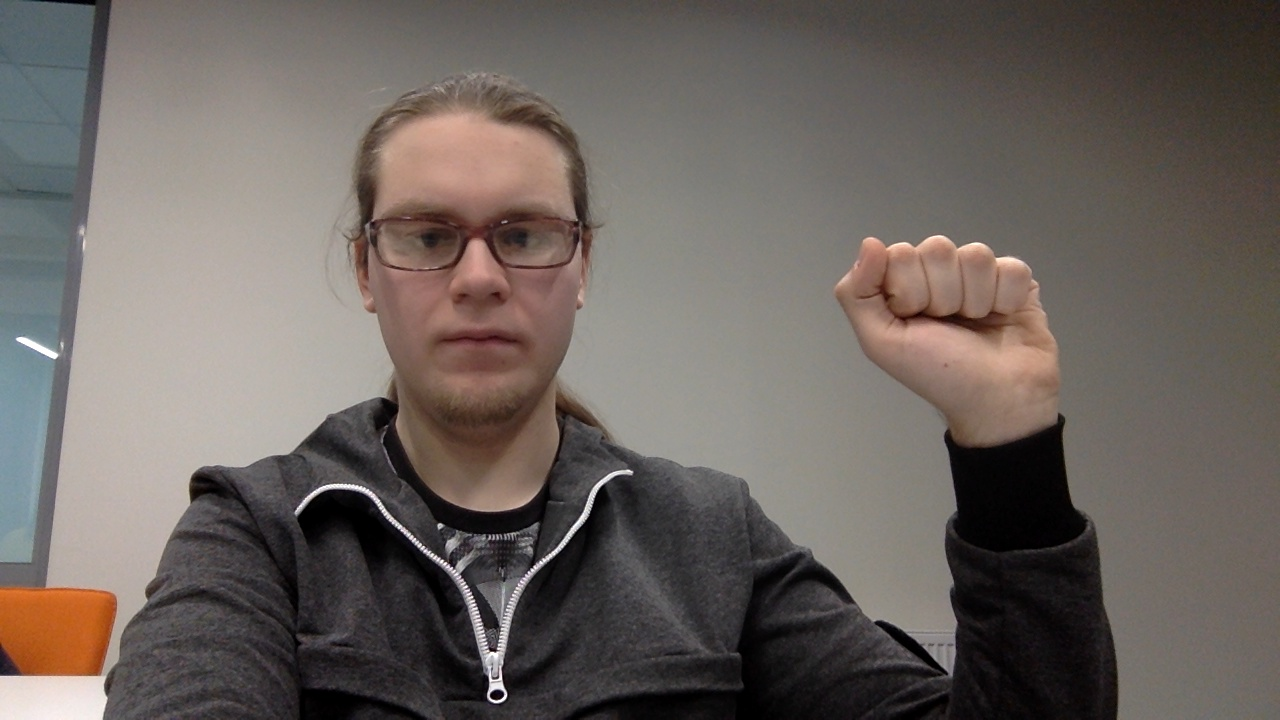
#> input picture test_images/hand_fist.jpg, 1280 x 720 px
$ python -i find_contours.py   (imports and definitions only)
#> lines starting #> are read from the running program, lines starting #| are printed output that depends on the picture; after the words box and inside, x2 and y2 are one past the last pixel; in counts of white or black regions, pixels touching at a corner belong together
#> further down, picture is the input picture: shape (720, 1280, 3); mean B, G, R 94.4, 99.3, 107.4
import cv2
import numpy as np


def find_contours(img_hand):
    gray = cv2.cvtColor(img_hand, cv2.COLOR_BGR2GRAY)
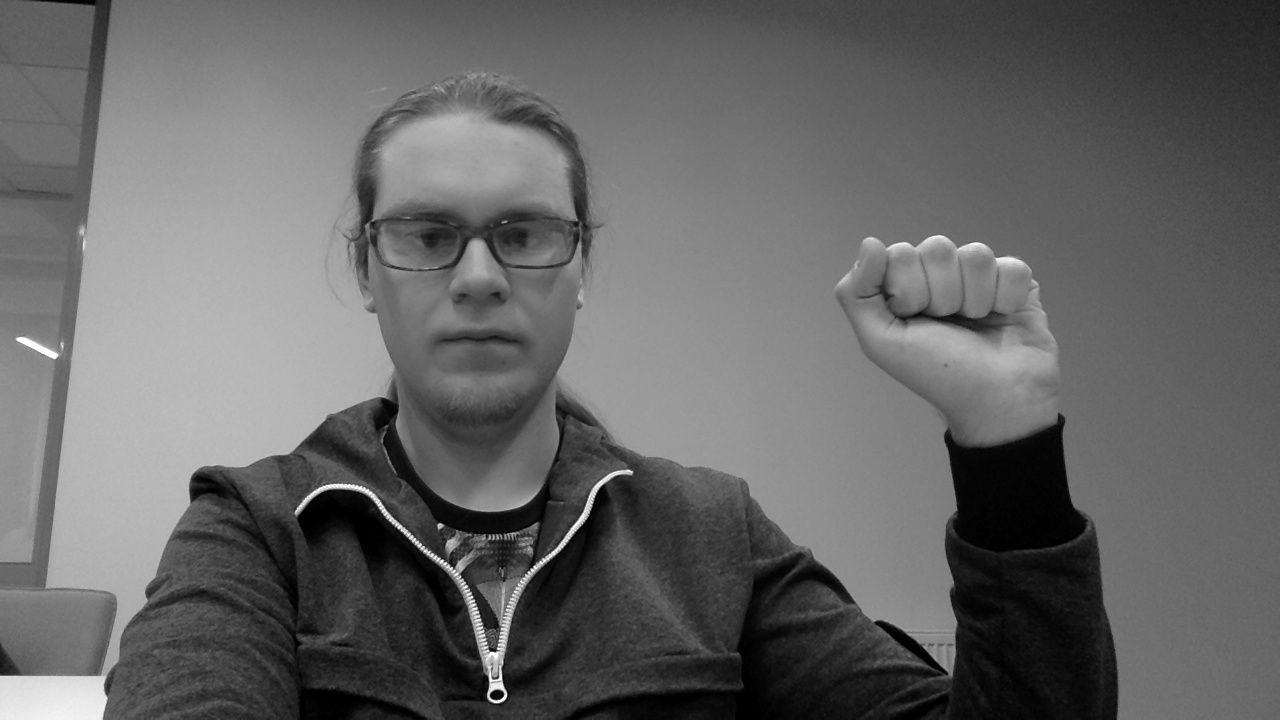
#> gray: shape (720, 1280); min 0, max 255, mean 101.2
    blur = cv2.GaussianBlur(gray, (7, 7), 2)
    ret2, thresh1 = cv2.threshold(blur, 70, 220, cv2.THRESH_BINARY_INV + cv2.THRESH_OTSU)
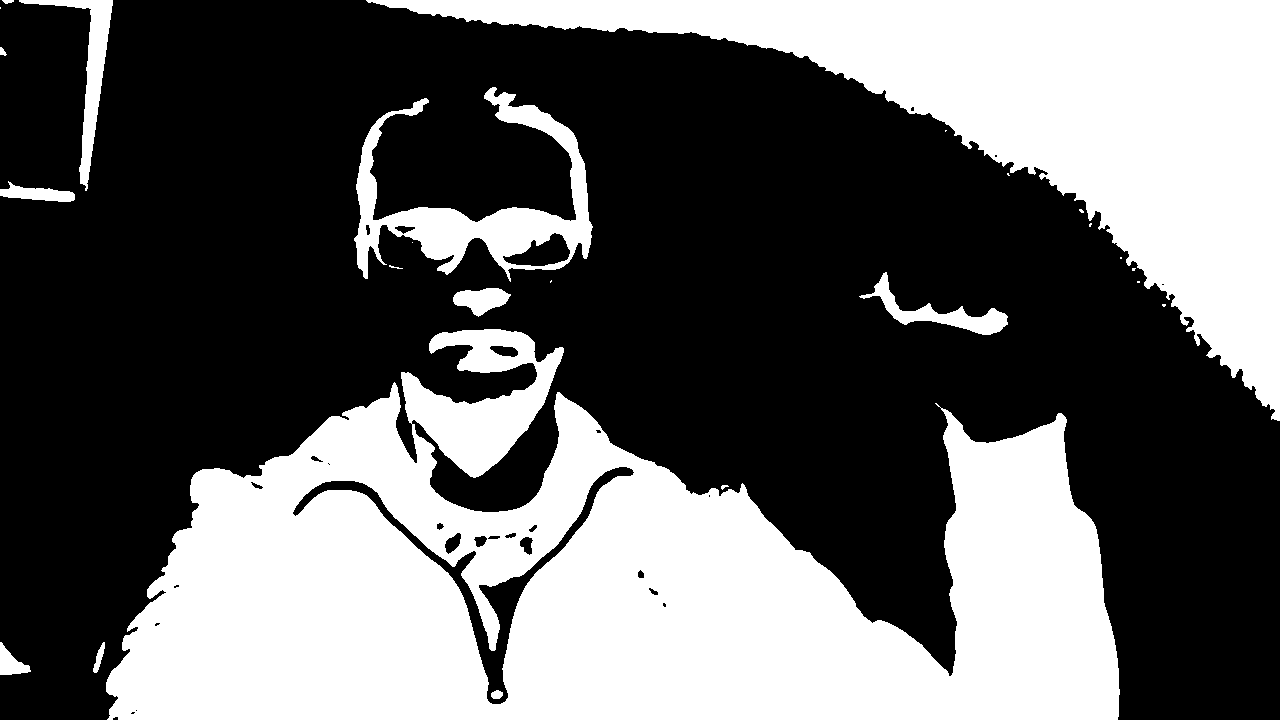
#> thresh1: shape (720, 1280); values 0 (black) and 220 (white), 39% white; 25 white regions (11 under 20 px)
#> ret2 = 92

    if thresh1 is not None:
        contours, hierarchy = cv2.findContours(thresh1, cv2.RETR_TREE, cv2.CHAIN_APPROX_SIMPLE)
#> contours = 53 contours, 25 with area under 20; largest, box (x1, y1, x2, y2) and area: (106, 329, 1120, 720) 233448, (366, 0, 1280, 421) 108916, (354, 87, 593, 282) 13881, (292, 466, 635, 705) 6956, (19, 0, 113, 191) 2944
        drawing = np.zeros(img_hand.shape, np.uint8)

        # extract the largest contour
        max_area = 0
        for i in range(len(contours)):
            cnt = contours[i]
            area = cv2.contourArea(cnt)
            if area > max_area:
                max_area = area
                ci = i
#> this loop made 53 passes
#> (area, max_area) on passes 1, 2, 4: (129.5, 129.5), (479.5, 479.5), (233448.5, 233448.5)
#> area on passes 9, 11, 12, 13, 14, 15: 44, 48, 176.5, 43.5, 114, 48
#> after the loop, ci = 3; max_area = 233448.5
        cnt = contours[ci]
#> cnt = contour of 1383 points, box (x1, y1, x2, y2) (106, 329, 1120, 720), area 233448
        hull = cv2.convexHull(cnt)
#> hull = contour of 28 points, box (x1, y1, x2, y2) (106, 329, 1120, 720), area 320776
        moments = cv2.moments(cnt)
#> moments = moments, m00 233448.5, centre m10/m00, m01/m00 = (593.5, 586.8)
        if moments['m00'] != 0:
            cx = int(moments['m10'] / moments['m00'])  # cx = M10/M00
#> cx = 593
            cy = int(moments['m01'] / moments['m00'])  # cy = M01/M00
#> cy = 586

        centr = (cx, cy)
#> centr = (593, 586)
        cv2.circle(img_hand, centr, 5, [0, 0, 255], 2)
#> img_hand: shape (720, 1280, 3); 0.01% of pixels changed, all inside (x1, y1, x2, y2) = (587, 580, 600, 593)
        cv2.drawContours(drawing, [cnt], 0, (0, 255, 0), 2)
        cv2.drawContours(drawing, [hull], 0, (0, 0, 255), 2)
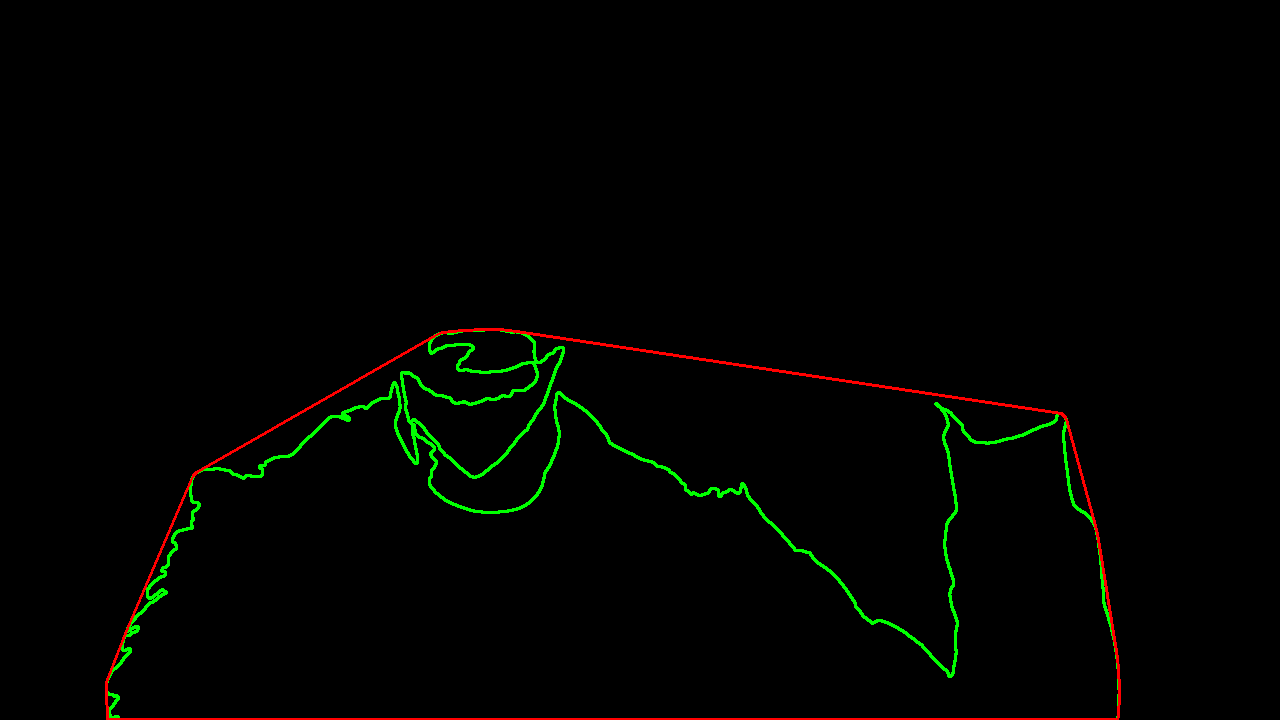
#> drawing: shape (720, 1280, 3); mean of channels 0, 1, 2 0, 2.8, 1.7; drawn as B, G, R

        cnt = cv2.approxPolyDP(cnt, 0.01 * cv2.arcLength(cnt, True), True)
#> cnt = contour of 17 points, box (x1, y1, x2, y2) (106, 350, 1120, 695), area 208158
        hull = cv2.convexHull(cnt, returnPoints=False)
#> hull = [16, 11, 10, 2, 1, 0]

        if cnt.any() and hull.any():
            defects = cv2.convexityDefects(cnt, hull)
#> defects = [[2, 10, 4, 69928], [11, 16, 14, 24084]]
            mind = 0
            maxd = 0
            if defects is not None:
                for i in range(defects.shape[0]):
                    s, e, f, d = defects[i, 0]
                    start = tuple(cnt[s][0])
                    end = tuple(cnt[e][0])
                    far = tuple(cnt[f][0])
                    dist = cv2.pointPolygonTest(cnt, centr, True)
                    cv2.line(img_hand, start, end, [0, 255, 0], 2)
                    cv2.circle(img_hand, far, 5, [0, 0, 255], -1)
#> this loop made 2 passes
#> (s, e, f, d, start, end, far, dist) on passes 1 to 2: (2, 10, 4, 69928, (1061, 413), (560, 361), (949, 676), 101.8), (11, 16, 14, 24084, (429, 350), (196, 472), (416, 463), 101.8)
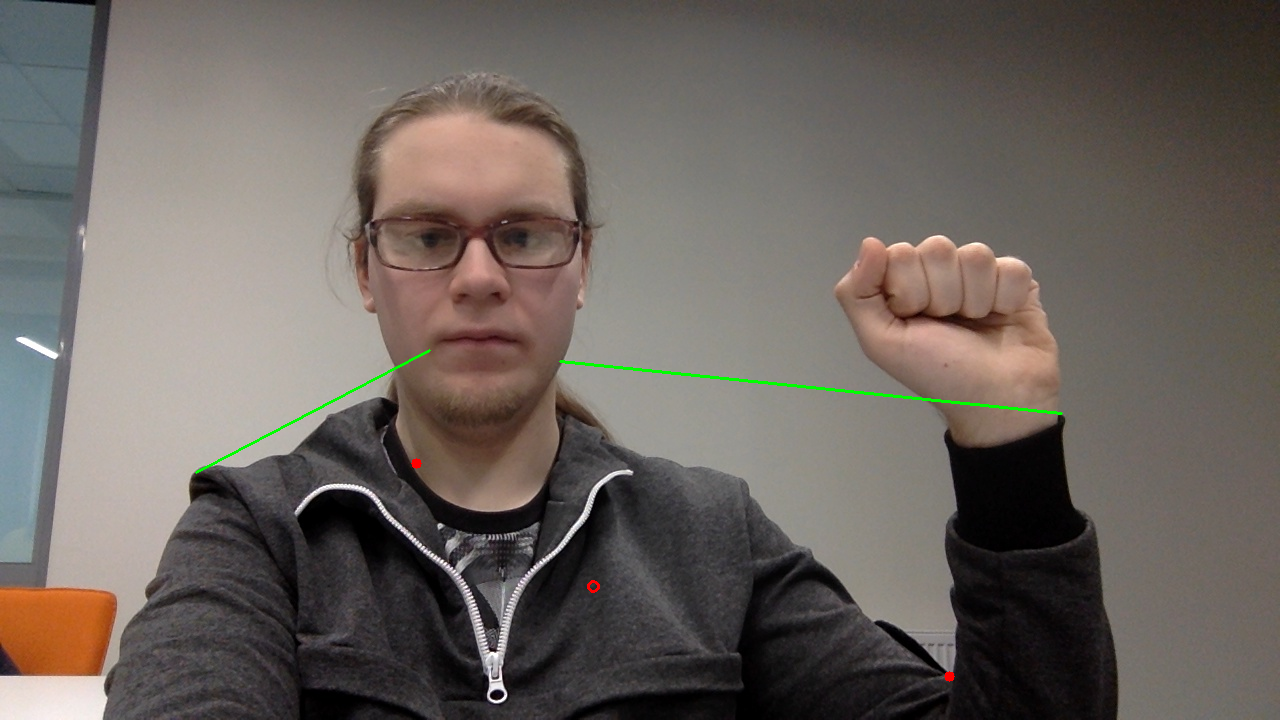
#> img_hand: shape (720, 1280, 3); mean B, G, R 94.1, 99.6, 107
    return img_hand, centr

>>> import cv2
>>> picture = cv2.imread('test_images/hand_fist.jpg')
>>> result = find_contours(picture)

$ run again, on test_images/hand_palm-mod.jpg
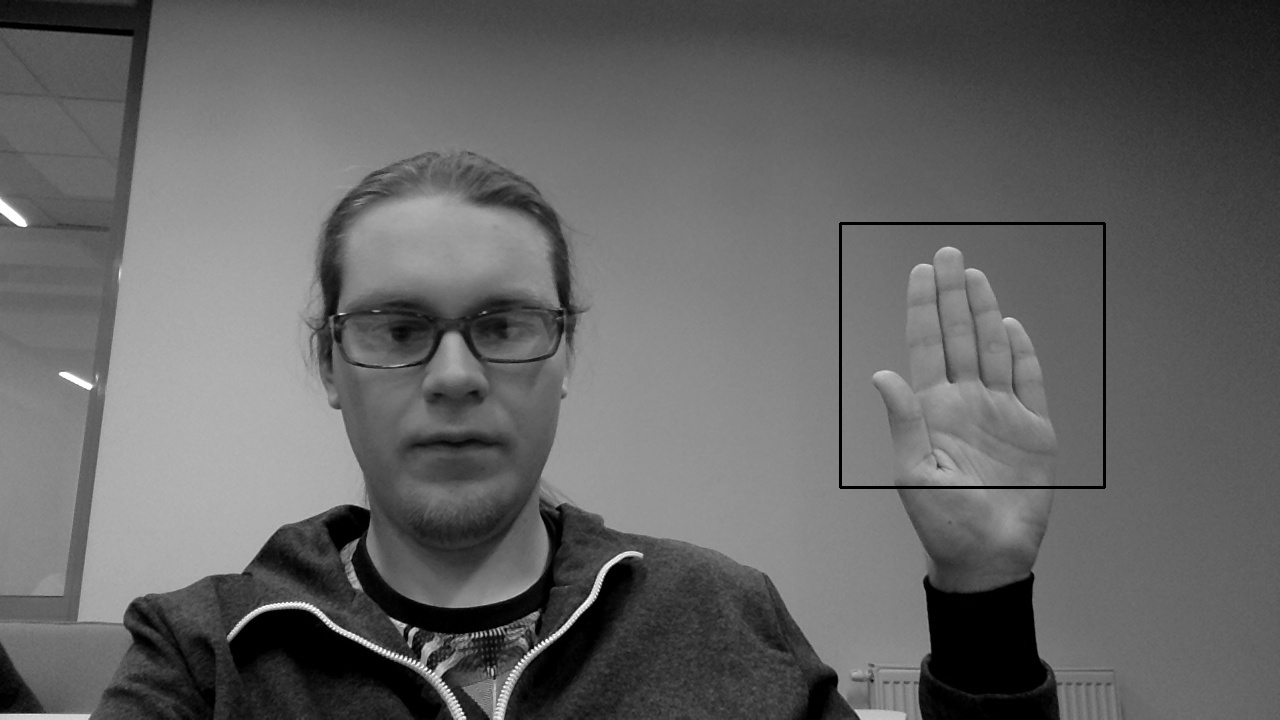
#> input picture test_images/hand_palm-mod.jpg, 1280 x 720 px
#> picture is the input picture: shape (720, 1280, 3); min 0, max 255, mean 99.8
#> in find_contours, `ret2, thresh1 = cv2.threshold(blur, 70, 220, cv2.THRESH_BINARY_INV + c..`:
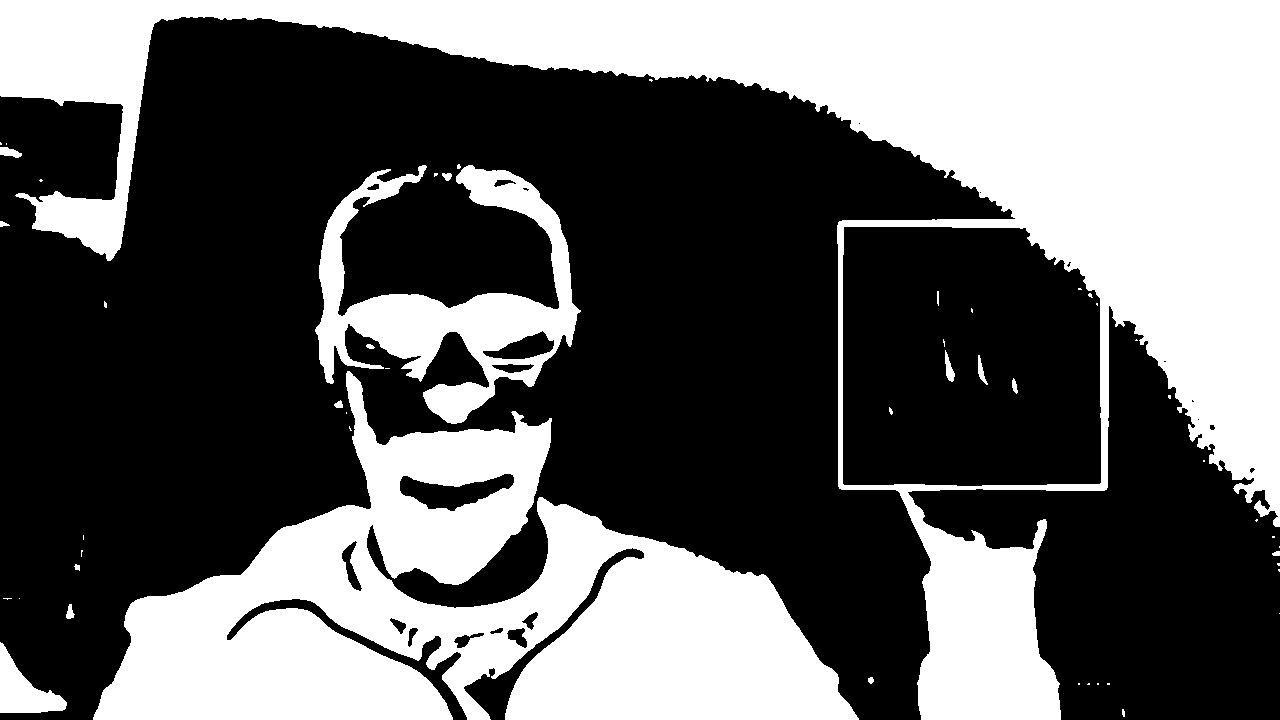
#> thresh1: shape (720, 1280); values 0 (black) and 220 (white), 39.4% white; 51 white regions (32 under 20 px)
#> ret2 = 92
#> contours = 73 contours, 43 with area under 20; largest, box (x1, y1, x2, y2) and area: (0, 0, 1280, 720) 273302, (93, 371, 859, 720) 125334, (842, 226, 1102, 487) 63866, (315, 165, 581, 424) 23873, (399, 473, 515, 512) 2296
#> the loop in find_contours, `for i in range(len(contours)):` made 73 passes
#> (area, max_area) on passes 6, 7, 26, 54: (23, 23), (2104, 2104), (125333.5, 125333.5), (273302.5, 273302.5)
#> after the loop in find_contours, `for i in range(len(contours)):`: ci = 53; max_area = 273302.5
#> in find_contours, `cnt = contours[ci]`: cnt = contour of 1362 points, box (x1, y1, x2, y2) (0, 0, 1280, 720), area 273302
#> in find_contours, `hull = cv2.convexHull(cnt)`: hull = [[1279, 0], [1279, 526], [1060, 719], [921, 719], [32, 228], [15, 195], [0, 95], [0, 0]]
#> moments = moments, m00 273302.5, centre m10/m00, m01/m00 = (917.7, 229.3)
#> cx = 917
#> cy = 229
#> centr = (917, 229)
#> in find_contours, `cnt = cv2.approxPolyDP(cnt, 0.01 * cv2.arcLength(cnt, True), True)`: cnt = contour of 18 points, box (x1, y1, x2, y2) (0, 0, 1280, 720), area 280284
#> in find_contours, `hull = cv2.convexHull(cnt, returnPoints=False)`: hull = [17, 16, 11, 10, 5, 4, 1, 0]
#> defects = [[1, 4, 2, 30566], [5, 10, 8, 125014], [11, 16, 15, 71219]]
#> the loop in find_contours, `for i in range(defects.shape[0]):` made 3 passes
#> (s, e, f, d, start, end, far) on passes 1 to 3: (1, 4, 2, 30566, (1, 96), (15, 195), (123, 106)), (5, 10, 8, 125014, (107, 260), (921, 719), (1009, 208)), (11, 16, 15, 71219, (1060, 719), (1279, 526), (1109, 305))
#> after the loop in find_contours, `for i in range(defects.shape[0]):`:
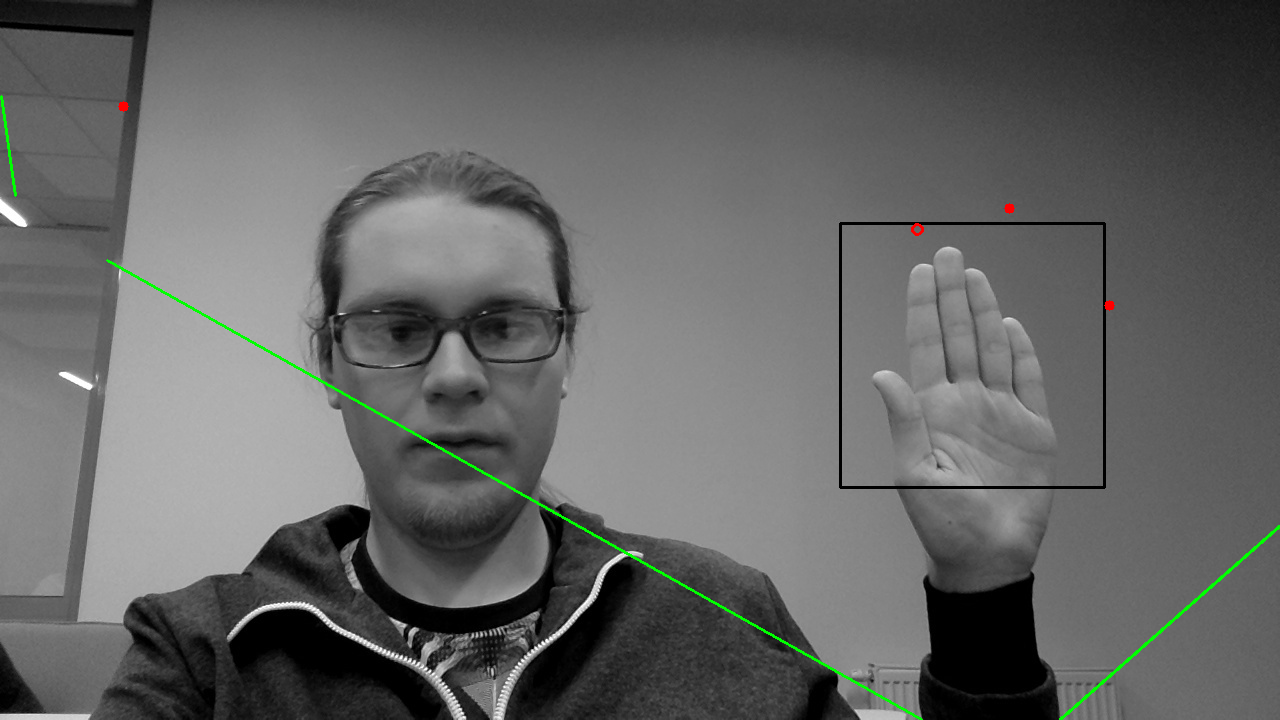
#> img_hand: shape (720, 1280, 3); mean B, G, R 99.3, 100.4, 99.4
